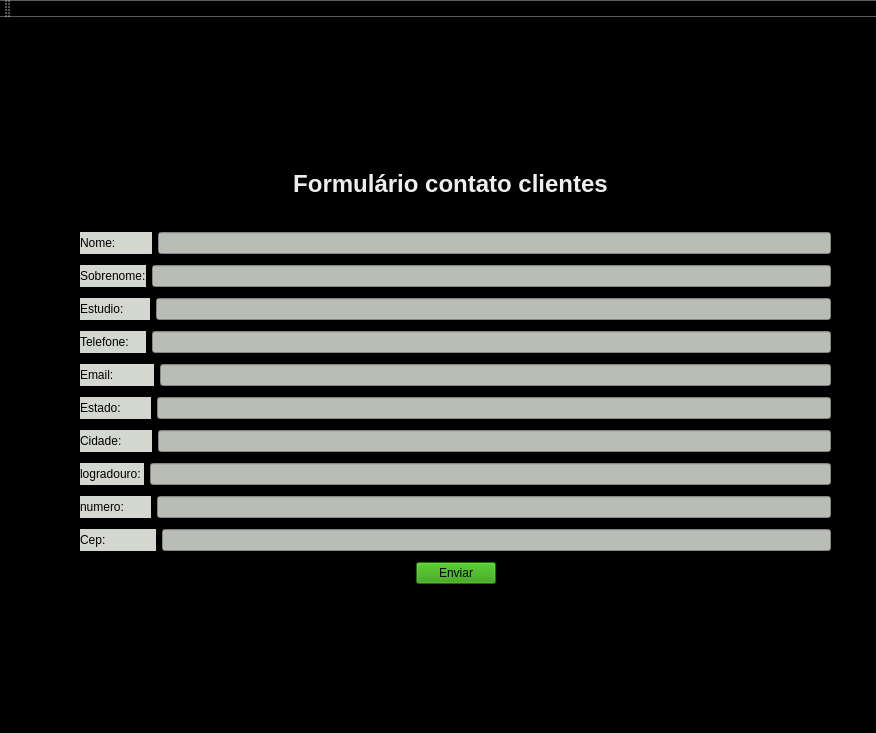
<?xml version="1.0" encoding="UTF-8"?>
<ui version="4.0">
 <class>Formulario</class>
 <widget class="QMainWindow" name="Formulario">
  <property name="geometry">
   <rect>
    <x>0</x>
    <y>0</y>
    <width>876</width>
    <height>733</height>
   </rect>
  </property>
  <property name="minimumSize">
   <size>
    <width>876</width>
    <height>273</height>
   </size>
  </property>
  <property name="windowTitle">
   <string>Formulario</string>
  </property>
  <property name="styleSheet">
   <string notr="true">background-color: rgb(0, 0, 0);</string>
  </property>
  <widget class="QWidget" name="centralwidget">
   <widget class="QLabel" name="logo">
    <property name="geometry">
     <rect>
      <x>360</x>
      <y>20</y>
      <width>231</width>
      <height>101</height>
     </rect>
    </property>
    <property name="text">
     <string>logo</string>
    </property>
   </widget>
   <widget class="QLabel" name="label_4">
    <property name="geometry">
     <rect>
      <x>190</x>
      <y>150</y>
      <width>521</width>
      <height>34</height>
     </rect>
    </property>
    <property name="styleSheet">
     <string notr="true">background-color: rgb(0, 0, 0);</string>
    </property>
    <property name="text">
     <string>&lt;html&gt;&lt;head/&gt;&lt;body&gt;&lt;h1 align=&quot;center&quot; style=&quot; margin-top:18px; margin-bottom:12px; margin-left:0px; margin-right:0px; -qt-block-indent:0; text-indent:0px;&quot;&gt;&lt;span style=&quot; font-size:xx-large; font-weight:700; color:#eeeeec;&quot;&gt;Formulário contato clientes&lt;/span&gt;&lt;/h1&gt;&lt;/body&gt;&lt;/html&gt;</string>
    </property>
   </widget>
   <widget class="QWidget" name="">
    <property name="geometry">
     <rect>
      <x>80</x>
      <y>210</y>
      <width>751</width>
      <height>369</height>
     </rect>
    </property>
    <layout class="QVBoxLayout" name="verticalLayout">
     <item>
      <layout class="QHBoxLayout" name="horizontalLayout">
       <item>
        <widget class="QLabel" name="label_nome">
         <property name="styleSheet">
          <string notr="true">background-color: rgb(211, 215, 207);
</string>
         </property>
         <property name="text">
          <string>Nome:           </string>
         </property>
        </widget>
       </item>
       <item>
        <widget class="QLineEdit" name="linha_nome">
         <property name="styleSheet">
          <string notr="true">background-color: rgb(186, 189, 182);
</string>
         </property>
         <property name="text">
          <string/>
         </property>
        </widget>
       </item>
      </layout>
     </item>
     <item>
      <layout class="QHBoxLayout" name="horizontalLayout_2">
       <item>
        <widget class="QLabel" name="label_sobrenome">
         <property name="styleSheet">
          <string notr="true">background-color: rgb(211, 215, 207);</string>
         </property>
         <property name="text">
          <string>Sobrenome:</string>
         </property>
        </widget>
       </item>
       <item>
        <widget class="QLineEdit" name="linha_sobrenome">
         <property name="styleSheet">
          <string notr="true">background-color: rgb(186, 189, 182);</string>
         </property>
        </widget>
       </item>
      </layout>
     </item>
     <item>
      <layout class="QHBoxLayout" name="horizontalLayout_3">
       <item>
        <widget class="QLabel" name="label_estudio">
         <property name="styleSheet">
          <string notr="true">background-color: rgb(211, 215, 207);</string>
         </property>
         <property name="text">
          <string>Estudio:        </string>
         </property>
        </widget>
       </item>
       <item>
        <widget class="QLineEdit" name="linha_estudio">
         <property name="styleSheet">
          <string notr="true">background-color: rgb(186, 189, 182);</string>
         </property>
        </widget>
       </item>
      </layout>
     </item>
     <item>
      <layout class="QHBoxLayout" name="horizontalLayout_5">
       <item>
        <widget class="QLabel" name="label_telefone">
         <property name="styleSheet">
          <string notr="true">background-color: rgb(211, 215, 207);</string>
         </property>
         <property name="text">
          <string>Telefone:     </string>
         </property>
        </widget>
       </item>
       <item>
        <widget class="QLineEdit" name="linha_telefone">
         <property name="styleSheet">
          <string notr="true">background-color: rgb(186, 189, 182);</string>
         </property>
        </widget>
       </item>
      </layout>
     </item>
     <item>
      <layout class="QHBoxLayout" name="horizontalLayout_6">
       <item>
        <widget class="QLabel" name="label_email">
         <property name="styleSheet">
          <string notr="true">background-color: rgb(211, 215, 207);</string>
         </property>
         <property name="text">
          <string>Email:            </string>
         </property>
        </widget>
       </item>
       <item>
        <widget class="QLineEdit" name="linha_email">
         <property name="styleSheet">
          <string notr="true">background-color: rgb(186, 189, 182);</string>
         </property>
        </widget>
       </item>
      </layout>
     </item>
     <item>
      <layout class="QHBoxLayout" name="horizontalLayout_7">
       <item>
        <widget class="QLabel" name="label_estado">
         <property name="styleSheet">
          <string notr="true">background-color: rgb(211, 215, 207);</string>
         </property>
         <property name="text">
          <string>Estado:         </string>
         </property>
        </widget>
       </item>
       <item>
        <widget class="QLineEdit" name="linha_estado">
         <property name="styleSheet">
          <string notr="true">background-color: rgb(186, 189, 182);</string>
         </property>
        </widget>
       </item>
      </layout>
     </item>
     <item>
      <layout class="QHBoxLayout" name="horizontalLayout_8">
       <item>
        <widget class="QLabel" name="label_cidade">
         <property name="styleSheet">
          <string notr="true">background-color: rgb(211, 215, 207);</string>
         </property>
         <property name="text">
          <string>Cidade:         </string>
         </property>
        </widget>
       </item>
       <item>
        <widget class="QLineEdit" name="linha_cidade">
         <property name="styleSheet">
          <string notr="true">background-color: rgb(186, 189, 182);</string>
         </property>
        </widget>
       </item>
      </layout>
     </item>
     <item>
      <layout class="QHBoxLayout" name="horizontalLayout_9">
       <item>
        <widget class="QLabel" name="label_logradouro">
         <property name="styleSheet">
          <string notr="true">background-color: rgb(211, 215, 207);</string>
         </property>
         <property name="text">
          <string>logradouro: </string>
         </property>
        </widget>
       </item>
       <item>
        <widget class="QLineEdit" name="linha_logradouro">
         <property name="styleSheet">
          <string notr="true">background-color: rgb(186, 189, 182);</string>
         </property>
        </widget>
       </item>
      </layout>
     </item>
     <item>
      <layout class="QHBoxLayout" name="horizontalLayout_10">
       <item>
        <widget class="QLabel" name="label_numero">
         <property name="styleSheet">
          <string notr="true">background-color: rgb(211, 215, 207);</string>
         </property>
         <property name="text">
          <string>numero:        </string>
         </property>
        </widget>
       </item>
       <item>
        <widget class="QLineEdit" name="linha_numero">
         <property name="styleSheet">
          <string notr="true">background-color: rgb(186, 189, 182);</string>
         </property>
        </widget>
       </item>
      </layout>
     </item>
     <item>
      <layout class="QHBoxLayout" name="horizontalLayout_11">
       <item>
        <widget class="QLabel" name="label_cep">
         <property name="styleSheet">
          <string notr="true">background-color: rgb(211, 215, 207);</string>
         </property>
         <property name="text">
          <string>Cep:               </string>
         </property>
        </widget>
       </item>
       <item>
        <widget class="QLineEdit" name="linha_cep">
         <property name="styleSheet">
          <string notr="true">background-color: rgb(186, 189, 182);</string>
         </property>
        </widget>
       </item>
      </layout>
     </item>
     <item>
      <layout class="QHBoxLayout" name="horizontalLayout_4">
       <item>
        <spacer name="horizontalSpacer">
         <property name="orientation">
          <enum>Qt::Horizontal</enum>
         </property>
         <property name="sizeHint" stdset="0">
          <size>
           <width>40</width>
           <height>20</height>
          </size>
         </property>
        </spacer>
       </item>
       <item>
        <widget class="QPushButton" name="btn_enviar">
         <property name="styleSheet">
          <string notr="true">background: #259900;</string>
         </property>
         <property name="text">
          <string>Enviar</string>
         </property>
        </widget>
       </item>
       <item>
        <spacer name="horizontalSpacer_2">
         <property name="orientation">
          <enum>Qt::Horizontal</enum>
         </property>
         <property name="sizeHint" stdset="0">
          <size>
           <width>40</width>
           <height>20</height>
          </size>
         </property>
        </spacer>
       </item>
      </layout>
     </item>
    </layout>
   </widget>
  </widget>
  <widget class="QMenuBar" name="menubar">
   <property name="geometry">
    <rect>
     <x>0</x>
     <y>0</y>
     <width>876</width>
     <height>22</height>
    </rect>
   </property>
  </widget>
  <widget class="QStatusBar" name="statusbar"/>
  <widget class="QToolBar" name="toolBar">
   <property name="windowTitle">
    <string>toolBar</string>
   </property>
   <attribute name="toolBarArea">
    <enum>TopToolBarArea</enum>
   </attribute>
   <attribute name="toolBarBreak">
    <bool>false</bool>
   </attribute>
  </widget>
 </widget>
 <resources/>
 <connections/>
</ui>
